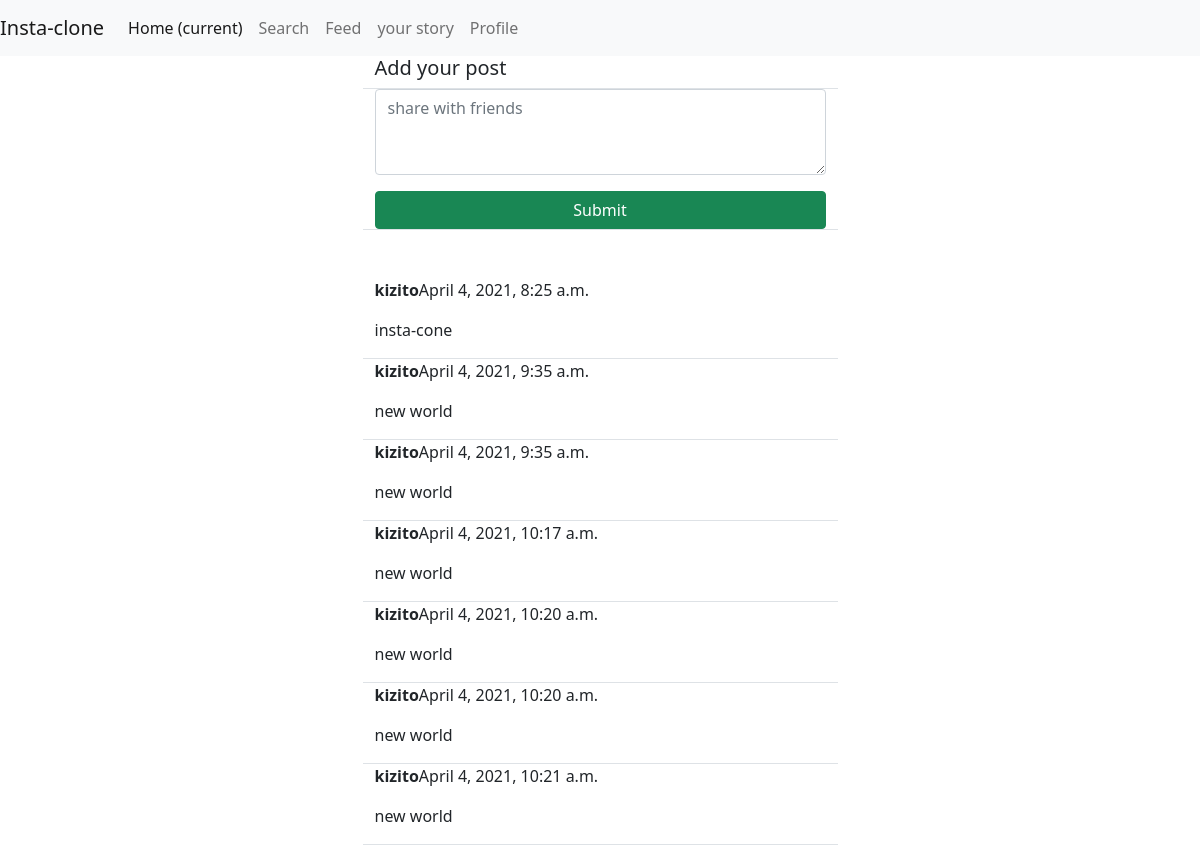
Page /insta/ on the committed database.
### insta/models.py (models this page shows)
class post(models.Model):
    body = models.TextField()
    created_on = models.DateTimeField(default=timezone.now)
    author = models.ForeignKey(User, on_delete=models.CASCADE)

### insta/views.py (the view, shortened to what this page needs)
# urls.py: path('', PostListView.as_view(), name='post-list'),
class PostListView(View):
    def get(self, request, *args, **kwargs):
        posts = post.objects.all().order_by('created_on')
        form =PostForm()
        context = {
            'post_list': posts,
            'form': form,
        }
        return render(request, 'insta/post_list.html', context)

### insta/forms.py
class PostForm(forms.ModelForm):
    body = forms.CharField(
        label='',
        widget=forms.Textarea(attrs={
            'rows': '3',
            'placeholder': 'share with friends'
        })
    )
    class Meta:
        model = post
        fields = ['body']

### insta/templates/insta/post_list.html (shortened to what this page needs)
{% extends 'gram/base.html' %}
{% load crispy_forms_tags %}
{%  block content %}
<div class="container">
    <div class="row justify-content-center mt3">
        <div class="col-md-5 col-sm-12 border-bottom">
           <h5>Add your post</h5>
        </div>
    </div>
    <div class="row justify-content-center mt3 mb-5">
        <div class="col-md-5 col-sm-12 border-bottom">
           <form method="POST">
               {{ form | crispy }}
               <div class="d-grid gap-2">
                   <button class="btn btn-success mt-3">Submit</button>
               </div>
           </form>
        </div>
    </div>
    {% for post in post_list %}
    <div class="row justify-content-center mt3">
        <div class="col-md-5 col-sm-12 border-bottom position-relative">
           <p><strong>{{ post.author }}</strong>{{ post.created_on }}</p>
           <p>{{ post.body }}</p>
        </div>
    </div>
    {% endfor %}
</div>
{%  endblock content %}

### rows in the picture
post: author "kizito", created_on "April 4, 2021, 8:25 a.m.", body "insta-cone"
post: author "kizito", created_on "April 4, 2021, 9:35 a.m.", body "new world"
post: author "kizito", created_on "April 4, 2021, 9:35 a.m.", body "new world"
post: author "kizito", created_on "April 4, 2021, 10:17 a.m.", body "new world"
post: author "kizito", created_on "April 4, 2021, 10:20 a.m.", body "new world"
post: author "kizito", created_on "April 4, 2021, 10:20 a.m.", body "new world"
post: author "kizito", created_on "April 4, 2021, 10:21 a.m.", body "new world"
